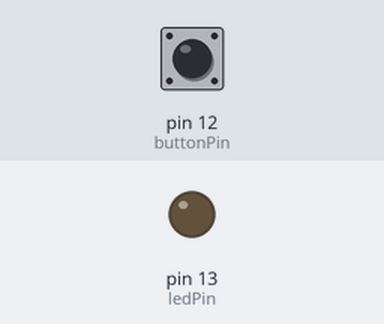
Recording of a sketch running on a simulated Arduino Uno, built with avr-gcc and run on an emulated ATmega328P. Parts: output pins drawn as LEDs (lit = HIGH). Inputs (shaded band) come from the test bench; at power-on: pin 12 (buttonPin) HIGH.

Above: at 1.2 s.
1.3 s: pin 12 (buttonPin) pulled LOW for 0.15 s
At 1.4 s:
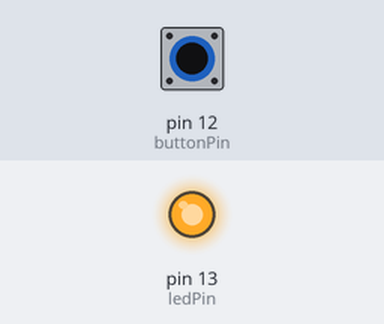
3.0 s: pin 12 (buttonPin) pulled LOW for 3.2 s
At 6.8 s:
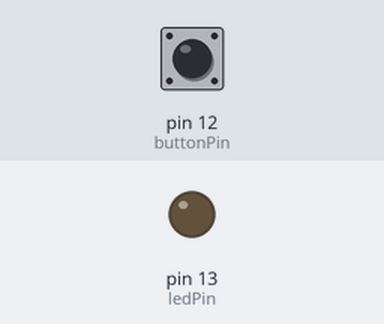
Timing chart, 0 to 8.3 s (numbered marks = the images above; inputs shaded):
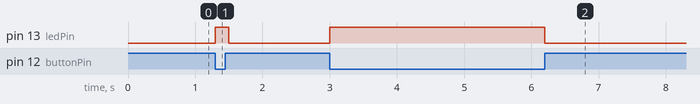

The sketch:

program01.ino
```cpp
// Program Constants
const int buttonPin = 12;
const int ledPin =  13;

// Variables
int buttonState = 0;

void setup()
{
  pinMode(ledPin, OUTPUT);
  pinMode(buttonPin, INPUT_PULLUP);
}

void loop()
{
  // Read button state
  buttonState = digitalRead(buttonPin);

  // If button is pressed...
  if (buttonState == LOW)
      digitalWrite(ledPin, HIGH);
  else
      digitalWrite(ledPin, LOW);

  delay(100);

}
```

Measured:
- after the input at 1.3 s, pin 13 (ledPin): LOW → HIGH at once, → LOW 0.20 s later
- after the input at 3.0 s, pin 13 (ledPin): LOW → HIGH at once, → LOW 3.2 s later
